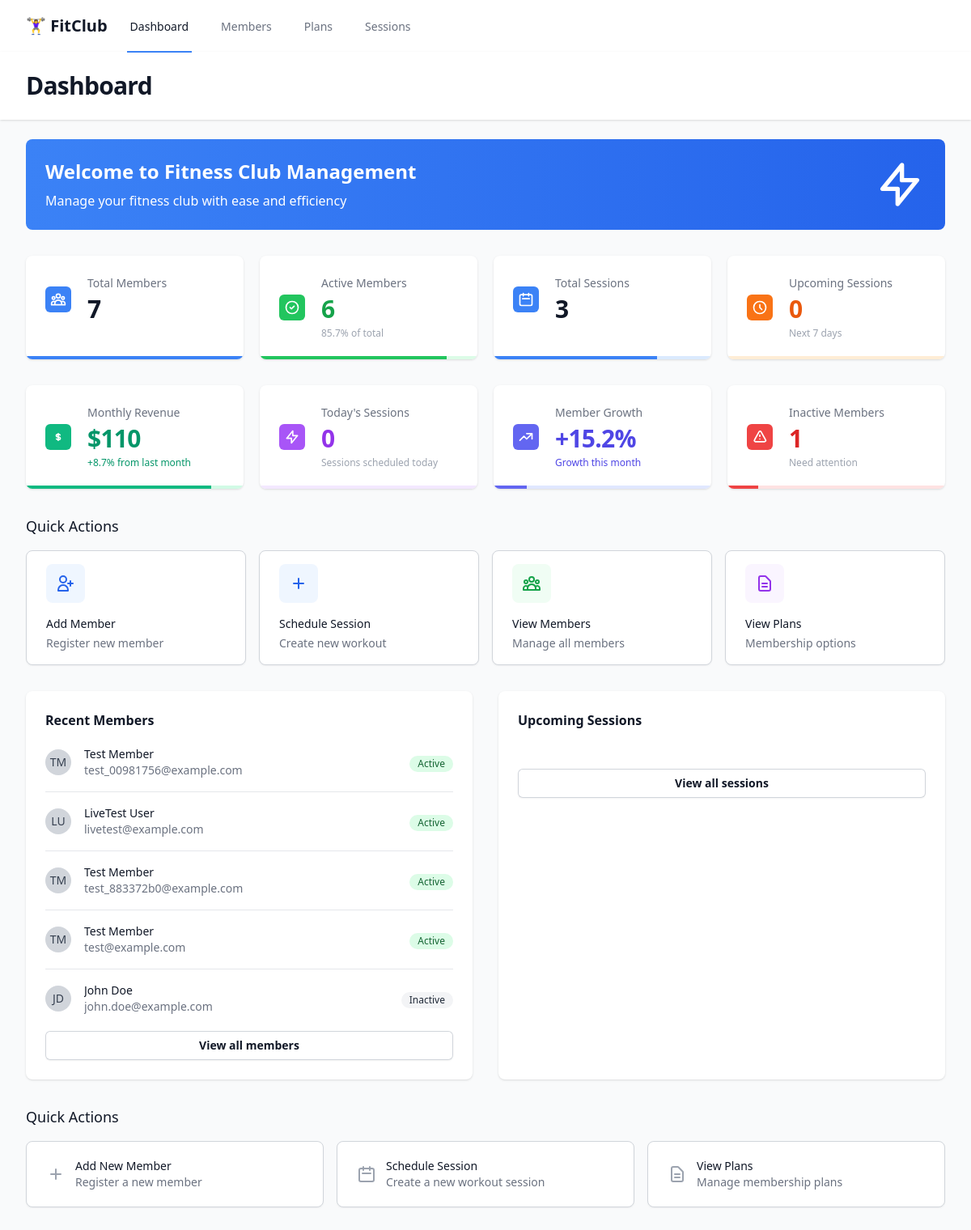
Before: / (upper part) with the older database file.
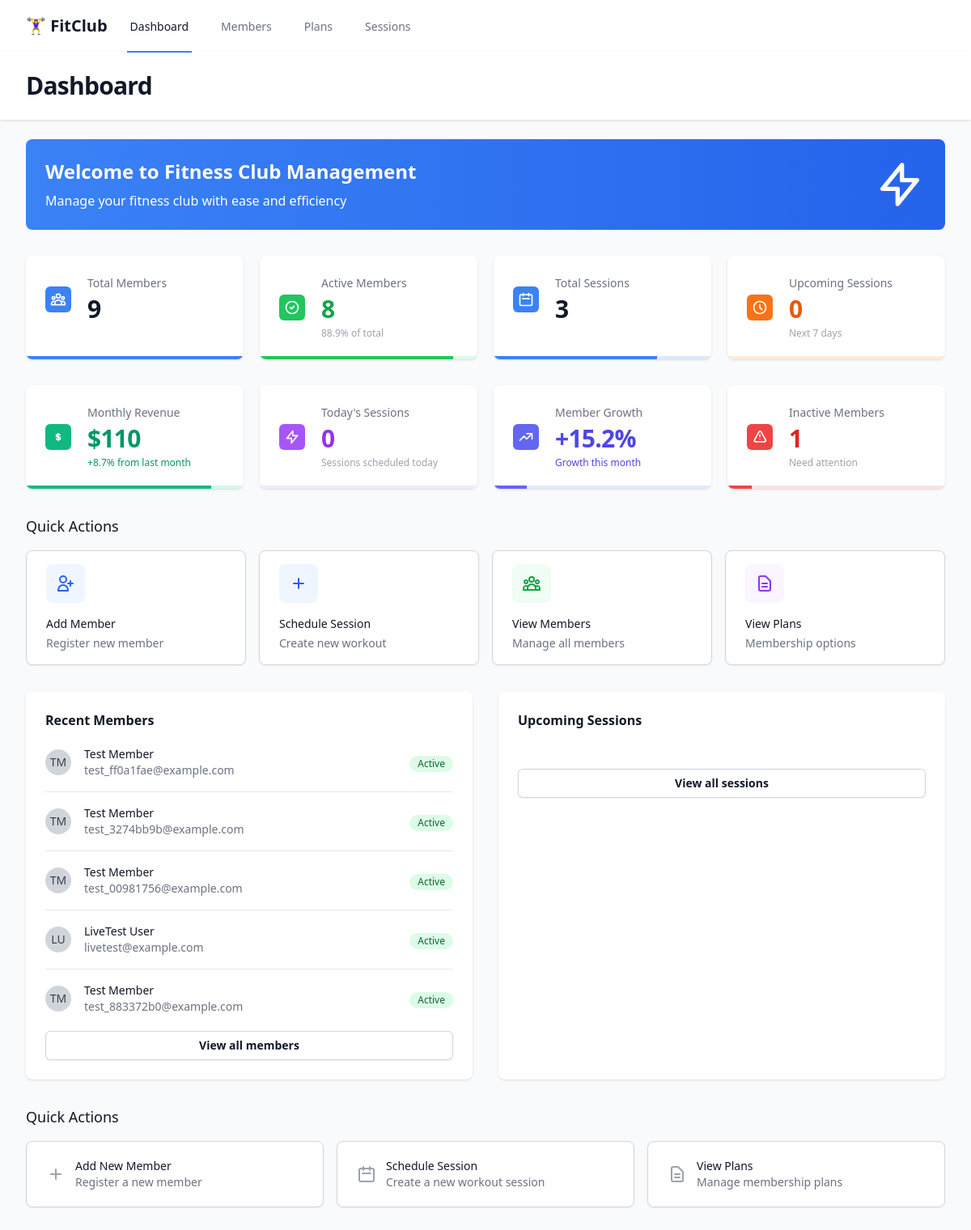
After: the same page with the newer database file.
### models.py (models this page shows, shortened)
class Member(db.Model):
    __tablename__ = 'members'
    id = db.Column(db.Integer, primary_key=True)
    first_name = db.Column(db.String(50), nullable=False)
    last_name = db.Column(db.String(50), nullable=False)
    email = db.Column(db.String(100), unique=True, nullable=False)
    phone = db.Column(db.String(20))
    date_of_birth = db.Column(db.Date)
    gender = db.Column(db.String(10))
    emergency_contact = db.Column(db.String(100))
    emergency_phone = db.Column(db.String(20))
    join_date = db.Column(db.Date, default=date.today)
    status = db.Column(db.String(20), default='active')
    created_at = db.Column(db.DateTime, default=datetime.utcnow)
    member_plans = db.relationship('MemberPlan', backref='member', lazy=True)
    session_bookings = db.relationship(
        'SessionBooking', backref='member', lazy=True)
    @property
    def full_name(self):
        return f"{self.first_name} {self.last_name}"

### app.py (the view)
@app.route('/')
def index():
    total_members = Member.query.count()
    active_members = Member.query.filter_by(status='active').count()
    inactive_members = Member.query.filter_by(status='inactive').count()
    total_sessions = WorkoutSession.query.count()
    upcoming_sessions = WorkoutSession.query.filter(
        WorkoutSession.session_date >= date.today()).count()
    total_revenue = 0
    active_memberships = db.session.query(MemberPlan, MembershipPlan).join(
        MembershipPlan, MemberPlan.plan_id == MembershipPlan.id
    ).join(Member, MemberPlan.member_id == Member.id).filter(
        Member.status == 'active'
    ).all()
    for _, plan in active_memberships:
        total_revenue += plan.monthly_price
    today_sessions = WorkoutSession.query.filter(
        WorkoutSession.session_date == date.today()).count()
    plan_stats = db.session.query(
        MembershipPlan.name,
        db.func.count(MemberPlan.id).label('member_count')
    ).join(MemberPlan).group_by(MembershipPlan.id).all()
    recent_members = Member.query.order_by(
        Member.created_at.desc()).limit(5).all()
    upcoming_sessions_list = WorkoutSession.query.filter(
        WorkoutSession.session_date >= date.today()
    ).order_by(WorkoutSession.session_date, WorkoutSession.start_time).limit(5).all()
    member_growth = 15.2  # This would be calculated from historical data
    revenue_growth = 8.7  # This would be calculated from historical data
    return render_template('index.html',
                           total_members=total_members,
                           active_members=active_members,
                           inactive_members=inactive_members,
                           total_sessions=total_sessions,
                           upcoming_sessions=upcoming_sessions,
                           today_sessions=today_sessions,
                           total_revenue=total_revenue,
                           member_growth=member_growth,
                           revenue_growth=revenue_growth,
                           plan_stats=plan_stats,
                           recent_members=recent_members,
                           upcoming_sessions_list=upcoming_sessions_list)

### app.py (called while the page is built)
@app.context_processor
def inject_template_vars():
    from flask import request
    return {
        'current_endpoint': request.endpoint,
        'request': request
    }

### templates/index.html (shortened to what the changed rows need)
{% extends "base.html" %}
{% block header %}Dashboard{% endblock %}
{% block content %}
<div class="px-4 sm:px-0">
    <div class="mb-8 rounded-lg bg-gradient-to-r from-primary-500 to-primary-600 p-6 text-white">
        <div class="flex items-center justify-between">
            <div>
                <h1 class="text-2xl font-bold">Welcome to Fitness Club Management</h1>
            </div>
        </div>
    </div>
    <div class="grid grid-cols-1 gap-5 sm:grid-cols-2 lg:grid-cols-4 mb-8">
        <div
            class="relative overflow-hidden rounded-lg bg-white px-4 py-5 shadow hover:shadow-md transition-shadow duration-200 sm:p-6">
            <div class="flex items-center">
                <div class="ml-5 w-0 flex-1">
                    <dt class="truncate text-sm font-medium text-gray-500">Total Members</dt>
                    <dd class="mt-1 text-3xl font-semibold tracking-tight text-gray-900">{{ total_members }}
                    </dd>
                </div>
            </div>
        </div>
        <div
            class="relative overflow-hidden rounded-lg bg-white px-4 py-5 shadow hover:shadow-md transition-shadow duration-200 sm:p-6">
            <div class="flex items-center">
                <div class="ml-5 w-0 flex-1">
                    <dt class="truncate text-sm font-medium text-gray-500">Active Members</dt>
                    <dd class="mt-1 text-3xl font-semibold tracking-tight text-green-600">{{ active_members }}</dd>
                    <div class="mt-1 text-xs text-gray-400">
                        {{ "%.1f"|format((active_members / total_members * 100) if total_members > 0 else 0) }}% of
                        total
                    </div>
                </div>
            </div>
            <div class="absolute bottom-0 left-0 w-full h-1 bg-green-100">
                <div class="h-full bg-green-500"
                    style="width: {{ (active_members / total_members * 100) if total_members > 0 else 0 }}%"></div>
            </div>
        </div>
    </div>
    <div class="grid grid-cols-1 gap-5 sm:grid-cols-2 lg:grid-cols-4 mb-8">
        <div
            class="relative overflow-hidden rounded-lg bg-white px-4 py-5 shadow hover:shadow-md transition-shadow duration-200 sm:p-6">
            <div class="absolute bottom-0 left-0 w-full h-1 bg-red-100">
                <div class="h-full bg-red-500"
                    style="width: {{ (inactive_members / total_members * 100) if total_members > 0 else 0 }}%"></div>
            </div>
        </div>
    </div>
    <div class="mb-8">
        <h2 class="text-lg font-medium text-gray-900 mb-4">Quick Actions</h2>
    </div>
    <div class="grid grid-cols-1 gap-8 lg:grid-cols-2">
        <div class="overflow-hidden rounded-lg bg-white shadow">
            <div class="p-6">
                <div class="mt-6 flow-root">
                    <ul role="list" class="-my-5 divide-y divide-gray-200">
                        {% for member in recent_members %}
                        <li class="py-4">
                            <div class="flex items-center space-x-4">
                                <div class="flex-shrink-0">
                                    <div class="h-8 w-8 rounded-full bg-gray-300 flex items-center justify-center">
                                        <span class="text-sm font-medium text-gray-700">{{ member.first_name[0] }}{{
                                            member.last_name[0] }}</span>
                                    </div>
                                </div>
                                <div class="min-w-0 flex-1">
                                    <p class="truncate text-sm font-medium text-gray-900">{{ member.full_name }}</p>
                                    <p class="truncate text-sm text-gray-500">{{ member.email }}</p>
                                </div>
                                <div>
                                    <span
                                        class="inline-flex items-center rounded-full {% if member.status == 'active' %}bg-green-100 text-green-800{% else %}bg-gray-100 text-gray-800{% endif %} px-2.5 py-0.5 text-xs font-medium">
                                        {{ member.status.title() }}
                                    </span>
                                </div>
                            </div>
                        </li>
                        {% endfor %}
                    </ul>
                </div>
            </div>
        </div>
    </div>
</div>
{% endblock %}

Changed rows visible on the page:
no longer on this page (row unchanged): Member: first_name "T", last_name "M", full_name "Test Member", email "test@example.com", status "Active"
no longer on this page (row unchanged): Member: first_name "J", last_name "D", full_name "John Doe", email "john.doe@example.com", status "Inactive"
added Member: first_name "T", last_name "M", full_name "Test Member", email "test_ff0a1fae@example.com", status "Active"
added Member: first_name "T", last_name "M", full_name "Test Member", email "test_3274bb9b@example.com", status "Active"
Other visible differences:
{{ total_members }}: "7" → "9"
{{ active_members }}: "6" → "8"
{{ (active_members / total_members * 100) if total_members > 0 else 0 }}: 85.71428571428571 → 88.88888888888889 (drawn)
{{ (inactive_members / total_members * 100) if total_members > 0 else 0 }}: 14.285714285714285 → 11.11111111111111 (drawn)
text no longer shown: "85.7"
text now shown: "88.9"
